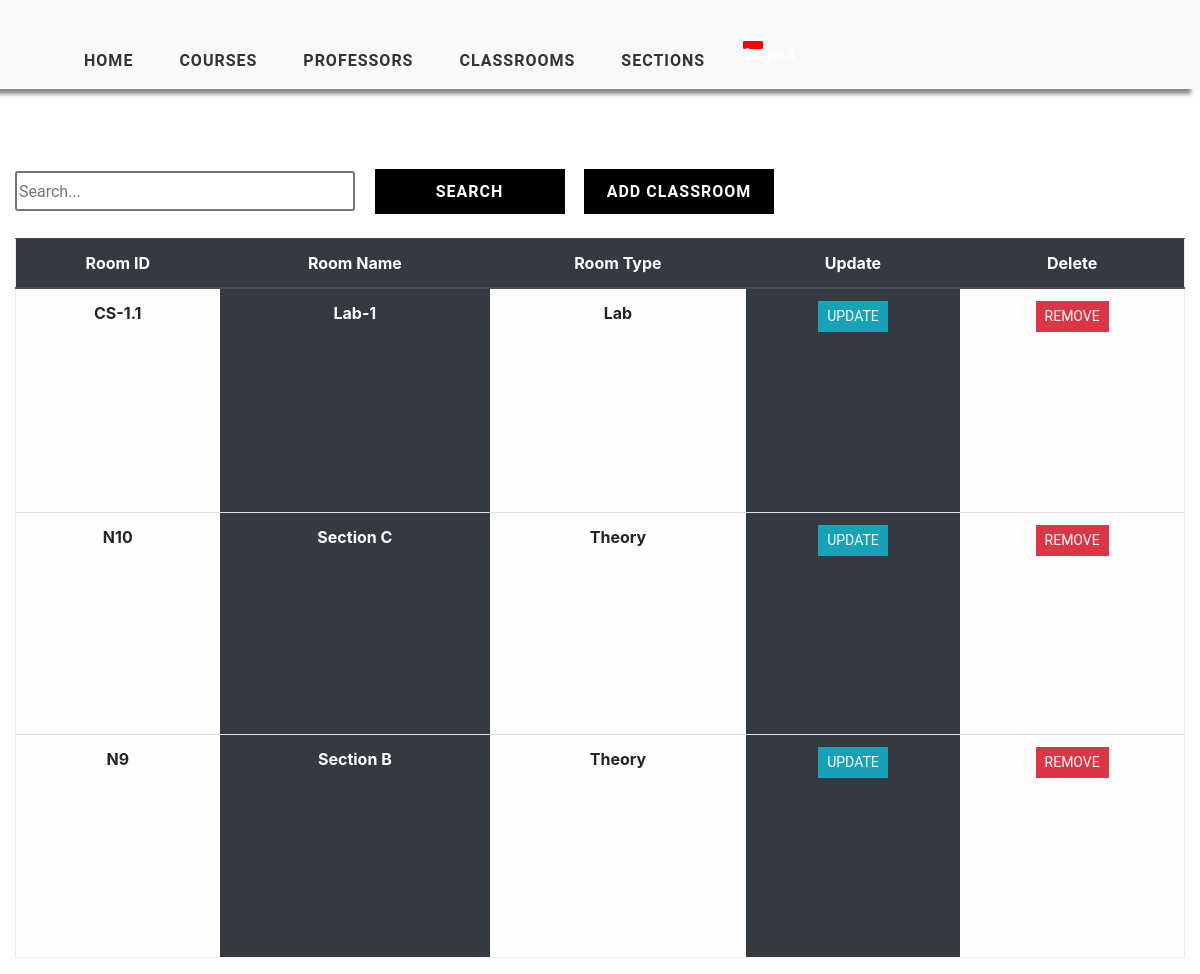
Page /classroom_view/ (signed in) on the earlier database version.
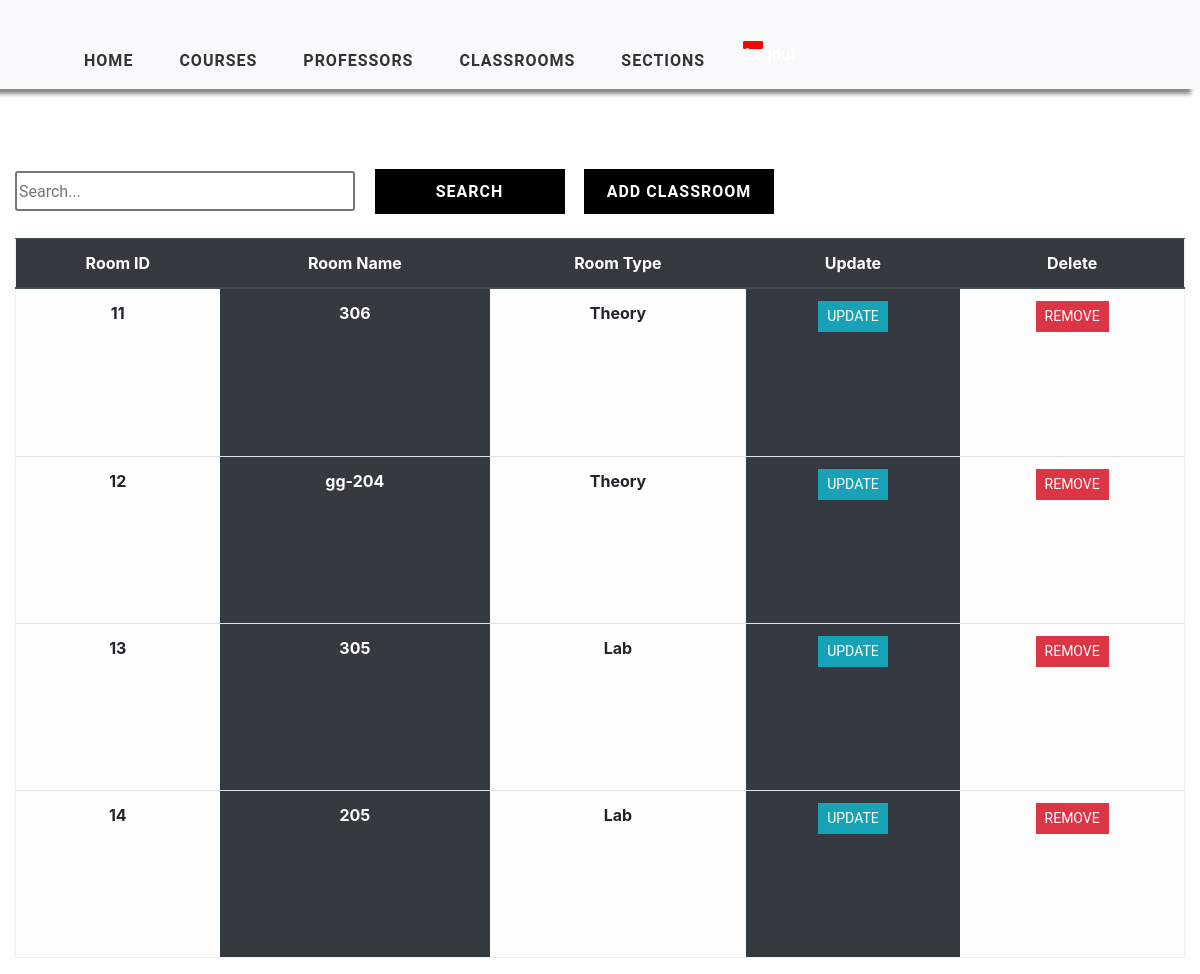
Same page on the later database version.
### timetableapp/models.py (models this page shows, shortened)
class Classroom(models.Model):
    CLASSRoom_TYPE = (
        ('Theory', 'Theory'),
        ('Lab', 'Lab')
    )
    classroom_id = models.CharField(max_length=2000, primary_key=True)
    classroom_name = models.CharField(max_length=2000, null=True)
    classroom_type = models.CharField(max_length=2000, null=True, choices=CLASSRoom_TYPE)

### timetableapp/views.py (the view)
# urls.py: path('classroom_view/', views.ClassroomTable, name='classroom-view'),
@login_required(login_url='login')
def ClassroomTable(request):
    classrooms = Classroom.objects.all()
    context = {'classrooms': classrooms}
    return render(request, 'timetableapp/ClassroomTable.html', context)

### timetableapp/templates/timetableapp/ClassroomTable.html (shortened to what this page needs)
{% extends 'timetableapp/main.html' %}
{% load static %}
{% block content %}
    <div class="container-fluid">
    <div class="search">
        <input type="text" class="searchbox" placeholder="Search...">
        <input type="submit" value="Search" class="searchButton">
        <a href="{% url 'add-classroom' %}"><button class="searchButton">Add Classroom </button></a>
    </div>
	<div class="table-responsive-lg">
        <table class="table ">
            <thead class="thead-dark">
			<tr>
                <div class="header__item filter__link" >
                   <th scope="col" class="text-center">Room ID</th>
                </div>
                <div class="header__item filter__link">
                  <th class="text-center" scope="col">Room Name</th>
                </div>
                <div class="header__item filter__link">
                   <th class="text-center" scope="col">Room Type</th>
                </div>
                <div class="header__item filter__link">
                    <th class="text-center" scope="col"> Update</th>
                </div>
                <div class="header__item filter__link">
                     <th class="text-center" scope="col">Delete</th>
                </div>
			</tr>
            </thead>
                {% for classroom in classrooms %}
				<tr>
                        <th scope="row" class="table-light text-center">{{ classroom.classroom_id }}</th>
						<th scope="row" class="table-dark text-center"  >{{ classroom.classroom_name }}</th>
						<th scope="row" class="table-light text-center"> {{ classroom.classroom_type}}</th>
                        <th scope="row" class="table-dark text-center"> <a href="{% url 'update-classroom' classroom.classroom_id %}" class="btn btn-sm btn-info">Update</a></th>
                        <th scope="row" class="table-light text-center"> <a href="{% url 'delete-classroom' classroom.classroom_id %}" class="btn btn-sm btn-danger" >Remove</a></th>
					</tr>
                {% endfor %}
        </table>
</div>
    </div>
{% endblock %}

Differences in the rows shown:
removed Classroom: classroom_id "CS-1.1", classroom_name "Lab-1", classroom_type "Lab"
removed Classroom: classroom_id "N10", classroom_name "Section C", classroom_type "Theory"
removed Classroom: classroom_id "N9", classroom_name "Section B", classroom_type "Theory"
added Classroom: classroom_id "11", classroom_name "306", classroom_type "Theory"
added Classroom: classroom_id "12", classroom_name "gg-204", classroom_type "Theory"
added Classroom: classroom_id "13", classroom_name "305", classroom_type "Lab"
added Classroom: classroom_id "14", classroom_name "205", classroom_type "Lab"
